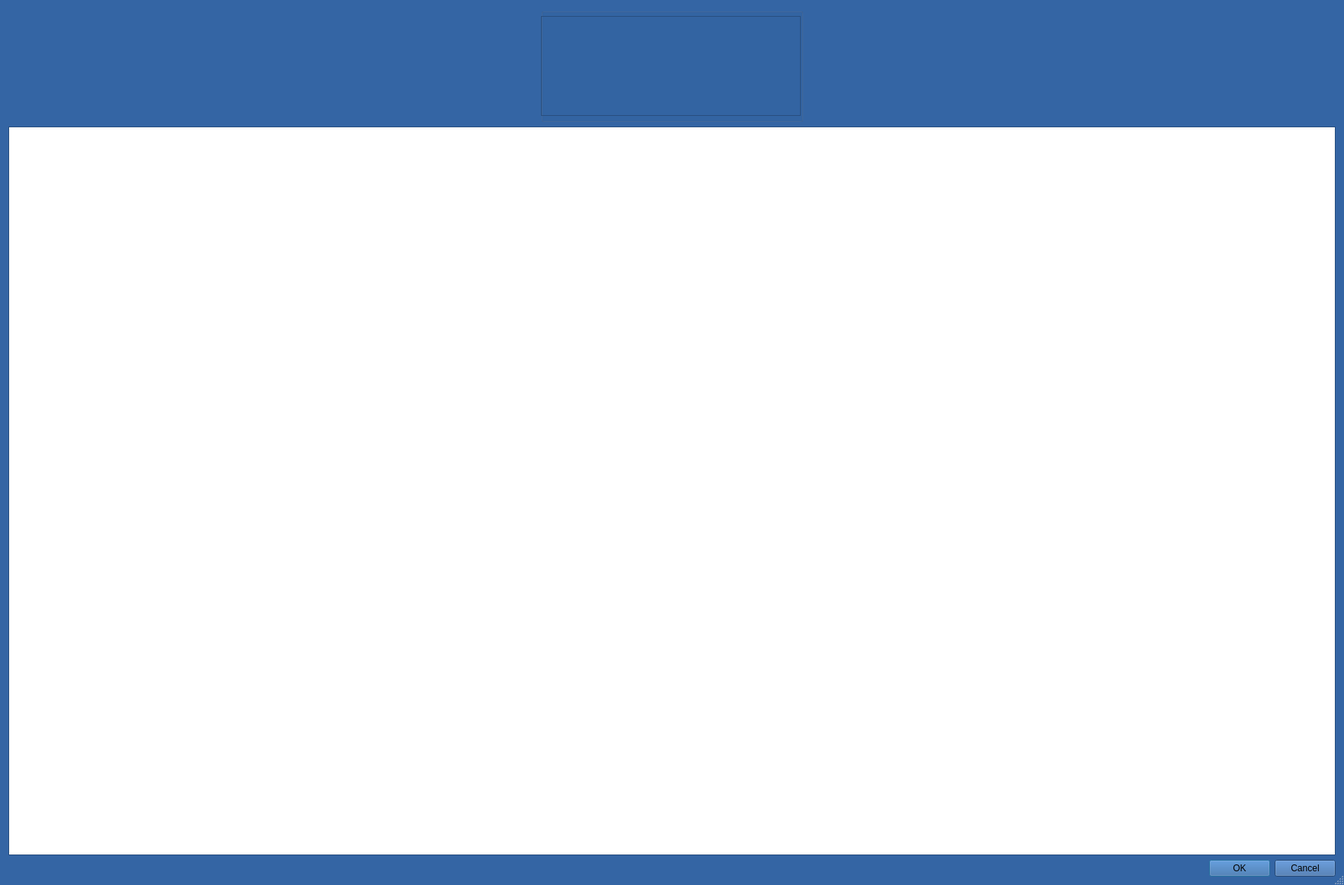
<?xml version="1.0" encoding="UTF-8"?>
<ui version="4.0">
 <class>DoRozkrojuDialog</class>
 <widget class="QDialog" name="DoRozkrojuDialog">
  <property name="geometry">
   <rect>
    <x>0</x>
    <y>0</y>
    <width>1764</width>
    <height>1161</height>
   </rect>
  </property>
  <property name="palette">
   <palette>
    <active>
     <colorrole role="WindowText">
      <brush brushstyle="SolidPattern">
       <color alpha="255">
        <red>0</red>
        <green>0</green>
        <blue>0</blue>
       </color>
      </brush>
     </colorrole>
     <colorrole role="Button">
      <brush brushstyle="SolidPattern">
       <color alpha="255">
        <red>52</red>
        <green>101</green>
        <blue>164</blue>
       </color>
      </brush>
     </colorrole>
     <colorrole role="Light">
      <brush brushstyle="SolidPattern">
       <color alpha="255">
        <red>78</red>
        <green>152</green>
        <blue>246</blue>
       </color>
      </brush>
     </colorrole>
     <colorrole role="Midlight">
      <brush brushstyle="SolidPattern">
       <color alpha="255">
        <red>65</red>
        <green>126</green>
        <blue>205</blue>
       </color>
      </brush>
     </colorrole>
     <colorrole role="Dark">
      <brush brushstyle="SolidPattern">
       <color alpha="255">
        <red>26</red>
        <green>50</green>
        <blue>82</blue>
       </color>
      </brush>
     </colorrole>
     <colorrole role="Mid">
      <brush brushstyle="SolidPattern">
       <color alpha="255">
        <red>34</red>
        <green>67</green>
        <blue>109</blue>
       </color>
      </brush>
     </colorrole>
     <colorrole role="Text">
      <brush brushstyle="SolidPattern">
       <color alpha="255">
        <red>0</red>
        <green>0</green>
        <blue>0</blue>
       </color>
      </brush>
     </colorrole>
     <colorrole role="BrightText">
      <brush brushstyle="SolidPattern">
       <color alpha="255">
        <red>255</red>
        <green>255</green>
        <blue>255</blue>
       </color>
      </brush>
     </colorrole>
     <colorrole role="ButtonText">
      <brush brushstyle="SolidPattern">
       <color alpha="255">
        <red>0</red>
        <green>0</green>
        <blue>0</blue>
       </color>
      </brush>
     </colorrole>
     <colorrole role="Base">
      <brush brushstyle="SolidPattern">
       <color alpha="255">
        <red>255</red>
        <green>255</green>
        <blue>255</blue>
       </color>
      </brush>
     </colorrole>
     <colorrole role="Window">
      <brush brushstyle="SolidPattern">
       <color alpha="255">
        <red>52</red>
        <green>101</green>
        <blue>164</blue>
       </color>
      </brush>
     </colorrole>
     <colorrole role="Shadow">
      <brush brushstyle="SolidPattern">
       <color alpha="255">
        <red>0</red>
        <green>0</green>
        <blue>0</blue>
       </color>
      </brush>
     </colorrole>
     <colorrole role="AlternateBase">
      <brush brushstyle="SolidPattern">
       <color alpha="255">
        <red>153</red>
        <green>178</green>
        <blue>209</blue>
       </color>
      </brush>
     </colorrole>
     <colorrole role="ToolTipBase">
      <brush brushstyle="SolidPattern">
       <color alpha="255">
        <red>255</red>
        <green>255</green>
        <blue>220</blue>
       </color>
      </brush>
     </colorrole>
     <colorrole role="ToolTipText">
      <brush brushstyle="SolidPattern">
       <color alpha="255">
        <red>0</red>
        <green>0</green>
        <blue>0</blue>
       </color>
      </brush>
     </colorrole>
    </active>
    <inactive>
     <colorrole role="WindowText">
      <brush brushstyle="SolidPattern">
       <color alpha="255">
        <red>0</red>
        <green>0</green>
        <blue>0</blue>
       </color>
      </brush>
     </colorrole>
     <colorrole role="Button">
      <brush brushstyle="SolidPattern">
       <color alpha="255">
        <red>52</red>
        <green>101</green>
        <blue>164</blue>
       </color>
      </brush>
     </colorrole>
     <colorrole role="Light">
      <brush brushstyle="SolidPattern">
       <color alpha="255">
        <red>78</red>
        <green>152</green>
        <blue>246</blue>
       </color>
      </brush>
     </colorrole>
     <colorrole role="Midlight">
      <brush brushstyle="SolidPattern">
       <color alpha="255">
        <red>65</red>
        <green>126</green>
        <blue>205</blue>
       </color>
      </brush>
     </colorrole>
     <colorrole role="Dark">
      <brush brushstyle="SolidPattern">
       <color alpha="255">
        <red>26</red>
        <green>50</green>
        <blue>82</blue>
       </color>
      </brush>
     </colorrole>
     <colorrole role="Mid">
      <brush brushstyle="SolidPattern">
       <color alpha="255">
        <red>34</red>
        <green>67</green>
        <blue>109</blue>
       </color>
      </brush>
     </colorrole>
     <colorrole role="Text">
      <brush brushstyle="SolidPattern">
       <color alpha="255">
        <red>0</red>
        <green>0</green>
        <blue>0</blue>
       </color>
      </brush>
     </colorrole>
     <colorrole role="BrightText">
      <brush brushstyle="SolidPattern">
       <color alpha="255">
        <red>255</red>
        <green>255</green>
        <blue>255</blue>
       </color>
      </brush>
     </colorrole>
     <colorrole role="ButtonText">
      <brush brushstyle="SolidPattern">
       <color alpha="255">
        <red>0</red>
        <green>0</green>
        <blue>0</blue>
       </color>
      </brush>
     </colorrole>
     <colorrole role="Base">
      <brush brushstyle="SolidPattern">
       <color alpha="255">
        <red>255</red>
        <green>255</green>
        <blue>255</blue>
       </color>
      </brush>
     </colorrole>
     <colorrole role="Window">
      <brush brushstyle="SolidPattern">
       <color alpha="255">
        <red>52</red>
        <green>101</green>
        <blue>164</blue>
       </color>
      </brush>
     </colorrole>
     <colorrole role="Shadow">
      <brush brushstyle="SolidPattern">
       <color alpha="255">
        <red>0</red>
        <green>0</green>
        <blue>0</blue>
       </color>
      </brush>
     </colorrole>
     <colorrole role="AlternateBase">
      <brush brushstyle="SolidPattern">
       <color alpha="255">
        <red>153</red>
        <green>178</green>
        <blue>209</blue>
       </color>
      </brush>
     </colorrole>
     <colorrole role="ToolTipBase">
      <brush brushstyle="SolidPattern">
       <color alpha="255">
        <red>255</red>
        <green>255</green>
        <blue>220</blue>
       </color>
      </brush>
     </colorrole>
     <colorrole role="ToolTipText">
      <brush brushstyle="SolidPattern">
       <color alpha="255">
        <red>0</red>
        <green>0</green>
        <blue>0</blue>
       </color>
      </brush>
     </colorrole>
    </inactive>
    <disabled>
     <colorrole role="WindowText">
      <brush brushstyle="SolidPattern">
       <color alpha="255">
        <red>26</red>
        <green>50</green>
        <blue>82</blue>
       </color>
      </brush>
     </colorrole>
     <colorrole role="Button">
      <brush brushstyle="SolidPattern">
       <color alpha="255">
        <red>52</red>
        <green>101</green>
        <blue>164</blue>
       </color>
      </brush>
     </colorrole>
     <colorrole role="Light">
      <brush brushstyle="SolidPattern">
       <color alpha="255">
        <red>78</red>
        <green>152</green>
        <blue>246</blue>
       </color>
      </brush>
     </colorrole>
     <colorrole role="Midlight">
      <brush brushstyle="SolidPattern">
       <color alpha="255">
        <red>65</red>
        <green>126</green>
        <blue>205</blue>
       </color>
      </brush>
     </colorrole>
     <colorrole role="Dark">
      <brush brushstyle="SolidPattern">
       <color alpha="255">
        <red>26</red>
        <green>50</green>
        <blue>82</blue>
       </color>
      </brush>
     </colorrole>
     <colorrole role="Mid">
      <brush brushstyle="SolidPattern">
       <color alpha="255">
        <red>34</red>
        <green>67</green>
        <blue>109</blue>
       </color>
      </brush>
     </colorrole>
     <colorrole role="Text">
      <brush brushstyle="SolidPattern">
       <color alpha="255">
        <red>26</red>
        <green>50</green>
        <blue>82</blue>
       </color>
      </brush>
     </colorrole>
     <colorrole role="BrightText">
      <brush brushstyle="SolidPattern">
       <color alpha="255">
        <red>255</red>
        <green>255</green>
        <blue>255</blue>
       </color>
      </brush>
     </colorrole>
     <colorrole role="ButtonText">
      <brush brushstyle="SolidPattern">
       <color alpha="255">
        <red>26</red>
        <green>50</green>
        <blue>82</blue>
       </color>
      </brush>
     </colorrole>
     <colorrole role="Base">
      <brush brushstyle="SolidPattern">
       <color alpha="255">
        <red>52</red>
        <green>101</green>
        <blue>164</blue>
       </color>
      </brush>
     </colorrole>
     <colorrole role="Window">
      <brush brushstyle="SolidPattern">
       <color alpha="255">
        <red>52</red>
        <green>101</green>
        <blue>164</blue>
       </color>
      </brush>
     </colorrole>
     <colorrole role="Shadow">
      <brush brushstyle="SolidPattern">
       <color alpha="255">
        <red>0</red>
        <green>0</green>
        <blue>0</blue>
       </color>
      </brush>
     </colorrole>
     <colorrole role="AlternateBase">
      <brush brushstyle="SolidPattern">
       <color alpha="255">
        <red>52</red>
        <green>101</green>
        <blue>164</blue>
       </color>
      </brush>
     </colorrole>
     <colorrole role="ToolTipBase">
      <brush brushstyle="SolidPattern">
       <color alpha="255">
        <red>255</red>
        <green>255</green>
        <blue>220</blue>
       </color>
      </brush>
     </colorrole>
     <colorrole role="ToolTipText">
      <brush brushstyle="SolidPattern">
       <color alpha="255">
        <red>0</red>
        <green>0</green>
        <blue>0</blue>
       </color>
      </brush>
     </colorrole>
    </disabled>
   </palette>
  </property>
  <property name="windowTitle">
   <string>Zmodyfikuj listę o stany magazynowe</string>
  </property>
  <property name="sizeGripEnabled">
   <bool>true</bool>
  </property>
  <layout class="QVBoxLayout" name="verticalLayout">
   <item>
    <layout class="QHBoxLayout" name="horizontalLayout">
     <item>
      <spacer name="horizontalSpacer_2">
       <property name="orientation">
        <enum>Qt::Horizontal</enum>
       </property>
       <property name="sizeHint" stdset="0">
        <size>
         <width>40</width>
         <height>20</height>
        </size>
       </property>
      </spacer>
     </item>
     <item>
      <widget class="QGroupBox" name="groupBox">
       <property name="sizePolicy">
        <sizepolicy hsizetype="Minimum" vsizetype="Minimum">
         <horstretch>0</horstretch>
         <verstretch>0</verstretch>
        </sizepolicy>
       </property>
       <property name="minimumSize">
        <size>
         <width>344</width>
         <height>149</height>
        </size>
       </property>
       <property name="title">
        <string/>
       </property>
       <widget class="QFrame" name="frame">
        <property name="geometry">
         <rect>
          <x>0</x>
          <y>10</y>
          <width>341</width>
          <height>131</height>
         </rect>
        </property>
        <property name="frameShape">
         <enum>QFrame::StyledPanel</enum>
        </property>
        <property name="frameShadow">
         <enum>QFrame::Raised</enum>
        </property>
        <widget class="QLineEdit" name="lineEditPapier">
         <property name="geometry">
          <rect>
           <x>0</x>
           <y>0</y>
           <width>341</width>
           <height>131</height>
          </rect>
         </property>
         <property name="font">
          <font>
           <pointsize>70</pointsize>
          </font>
         </property>
         <property name="autoFillBackground">
          <bool>false</bool>
         </property>
         <property name="styleSheet">
          <string notr="true">background: transparent</string>
         </property>
         <property name="frame">
          <bool>false</bool>
         </property>
         <property name="alignment">
          <set>Qt::AlignCenter</set>
         </property>
         <property name="readOnly">
          <bool>true</bool>
         </property>
         <property name="clearButtonEnabled">
          <bool>false</bool>
         </property>
        </widget>
        <zorder>lineEditPapier</zorder>
        <zorder>lineEditPapier</zorder>
       </widget>
      </widget>
     </item>
     <item>
      <spacer name="horizontalSpacer">
       <property name="orientation">
        <enum>Qt::Horizontal</enum>
       </property>
       <property name="sizeHint" stdset="0">
        <size>
         <width>40</width>
         <height>20</height>
        </size>
       </property>
      </spacer>
     </item>
    </layout>
   </item>
   <item>
    <widget class="QTableView" name="tableViewZam">
     <property name="alternatingRowColors">
      <bool>true</bool>
     </property>
     <property name="selectionMode">
      <enum>QAbstractItemView::SingleSelection</enum>
     </property>
     <property name="selectionBehavior">
      <enum>QAbstractItemView::SelectRows</enum>
     </property>
     <property name="sortingEnabled">
      <bool>true</bool>
     </property>
     <attribute name="horizontalHeaderHighlightSections">
      <bool>false</bool>
     </attribute>
     <attribute name="verticalHeaderVisible">
      <bool>false</bool>
     </attribute>
     <attribute name="verticalHeaderHighlightSections">
      <bool>false</bool>
     </attribute>
    </widget>
   </item>
   <item>
    <widget class="QDialogButtonBox" name="buttonBox">
     <property name="orientation">
      <enum>Qt::Horizontal</enum>
     </property>
     <property name="standardButtons">
      <set>QDialogButtonBox::Cancel|QDialogButtonBox::Ok</set>
     </property>
    </widget>
   </item>
  </layout>
 </widget>
 <resources/>
 <connections/>
</ui>
